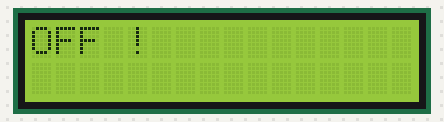
This sketch was run on a simulated Arduino Uno, built with avr-gcc and run on an emulated ATmega328P. Parts: 16×2 character LCD.

Above: at 0.2 s.
At 2.2 s:
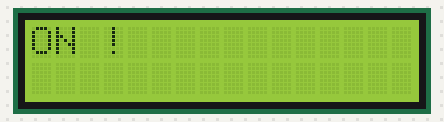

The sketch:

lcddisplay.ino
```cpp
#include<Wire.h>
#include <LiquidCrystal_I2C.h>

LiquidCrystal_I2C lcd(0x27, 16, 2);  // set the LCD address to 0x27 for a 16 chars and 2 line display

void setup()
{
  lcd.init();                      // initialize the lcd
  lcd.begin(16, 2);
  lcd.clear();
  lcd.backlight();
  lcd.setCursor(0,0);
}

bool isOn = false;

void loop()
{
  isOn = !isOn;
  if(isOn == false){
     // Print a message to the LCD.
     lcd.clear();
     lcd.setCursor(0,0);
     lcd.print("ON !");
  }
  if(isOn == true){
    lcd.clear();
    lcd.setCursor(0,0);
    lcd.print("OFF !");
  }
  delay(2000);
}
```

Measured:
- what the display in image 1 shows lasts 2.1 s, from 2.1 s to 4.2 s
